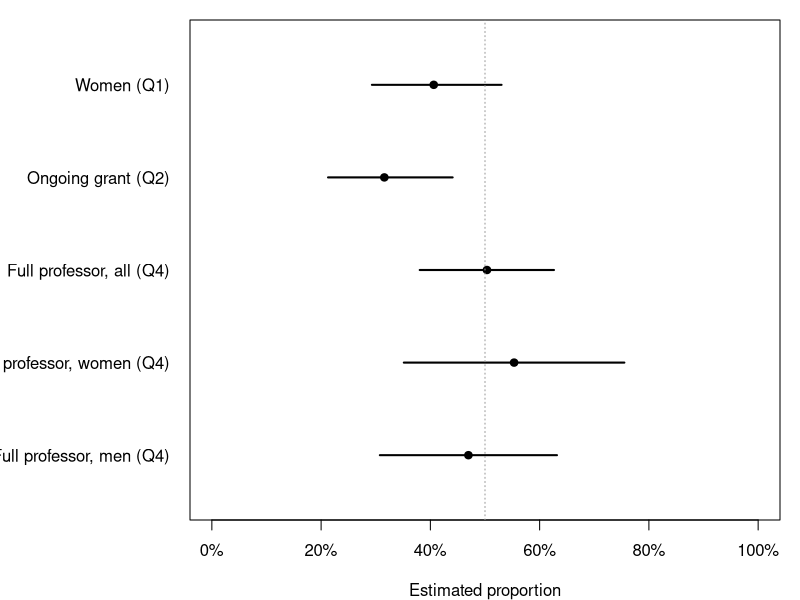

Write R code to recreate this figure.
## ---- chunk 1
#| label: libraries
#| include: false
library(knitr)
library(survey)
## ---- chunk 2
library(survey)
knitr::opts_chunk$set(echo = FALSE, message = FALSE, warning = FALSE)

# Rebuild the strata exactly as in analysis.Rmd (pooled small units)
frame <- read.csv("faculty_counts.csv", stringsAsFactors = FALSE)
pool <- list(
  "Military & PE (pooled)" = c("Air Force ROTC", "Army ROTC", "Navy ROTC",
                               "Health, Wellness & Physical Education"),
  "Small languages (pooled)" = c("International Comparative Studies",
                                 "Slavic & Eurasian Studies", "Romance Studies",
                                 "German Studies"),
  "Dance & Theater (pooled)" = c("Dance", "Theater Studies"),
  "Education & Gender Studies (pooled)" = c("Education",
                                            "Gender, Sexuality & Feminist Studies"),
  "Classical & Religious Studies (pooled)" = c("Classical Studies",
                                               "Religious Studies"))
frame$stratum <- frame$department
for (s in names(pool)) frame$stratum[frame$department %in% pool[[s]]] <- s
N_h <- tapply(frame$total_faculty, frame$stratum, sum)

dat <- read.csv("data.csv", na.strings = c("NA", ""), stringsAsFactors = FALSE)
stopifnot(all(dat$stratum %in% names(N_h)))
n_h <- table(dat$stratum)
dat$N_h <- as.numeric(N_h[dat$stratum])
dat$weight <- dat$N_h / as.numeric(n_h[dat$stratum])
dat$years_since_phd <- ifelse(dat$has_phd %in% 1, 2026 - dat$phd_year, NA)
dat$sex <- factor(dat$female, levels = c(0, 1), labels = c("Men", "Women"))
dat$emeritus <- grepl("meritus", dat$rank_title) | grepl("^Emeritus", dat$notes)
dat$double_listed <- grepl("roster", dat$notes, ignore.case = TRUE) & !dat$emeritus
des <- svydesign(ids = ~1, strata = ~stratum, weights = ~weight,
                 fpc = ~N_h, data = dat)

# helpers for inline numbers
pct <- function(x, d = 1) sprintf("%.*f%%", d, 100 * as.numeric(x))
ci_pct <- function(ci) sprintf("%.1f%% to %.1f%%", 100 * ci[1], 100 * ci[2])

# estimates
d1 <- subset(des, !is.na(female))
q1 <- svyciprop(~female, d1);                        q1_ci <- confint(q1)
d2 <- subset(des, !is.na(ongoing_grant_2026))
q2 <- svyciprop(~ongoing_grant_2026, d2);            q2_ci <- confint(q2)
d3 <- subset(des, has_phd %in% 1 & !is.na(years_since_phd))
q3 <- svymean(~years_since_phd, d3);                 q3_ci <- confint(q3)
q3b <- svyciprop(~I(has_phd == 1), subset(des, !is.na(has_phd)))
q3b_ci <- confint(q3b)
d4 <- subset(des, !is.na(female) & !is.na(full_professor))
q4 <- svyciprop(~full_professor, d4);                q4_ci <- confint(q4)
q4_by <- svyby(~full_professor, ~sex, d4, svymean, vartype = c("se", "ci"),
               covmat = TRUE)
q4_diff <- svycontrast(q4_by, c(-1, 1))
q4_test <- svychisq(~full_professor + sex, d4)
q4_diff_ci <- as.numeric(q4_diff) + c(-1, 1) * 1.96 * as.numeric(SE(q4_diff))

# counts for the text
n_missing <- colSums(is.na(dat[, c("female", "ongoing_grant_2026", "has_phd",
                                   "phd_year", "full_professor")]))
n_phd <- sum(dat$has_phd %in% 1)
n_nophd <- sum(dat$has_phd %in% 0)
n_women <- sum(dat$female %in% 1)
n_men <- sum(dat$female %in% 0)
n_emer <- sum(dat$emeritus)
n_dbl <- sum(dat$double_listed)

# sensitivity: drop emeriti and double-listed faculty from the sample
des2 <- subset(des, !emeritus & !double_listed)
s1 <- svyciprop(~female, subset(des2, !is.na(female)))
s2 <- svyciprop(~ongoing_grant_2026, subset(des2, !is.na(ongoing_grant_2026)))
s3 <- svymean(~years_since_phd, subset(des2, has_phd %in% 1 & !is.na(years_since_phd)))
s4 <- svyciprop(~full_professor, des2)
## ---- chunk 3
res <- data.frame(
  Question = c("1. Women", "2. Ongoing grant in 2026",
               "3. Mean years since Ph.D. (Ph.D. holders)",
               "4a. Full professor, all faculty",
               "4b. Full professor, women",
               "4c. Full professor, men",
               "4d. Difference in full professors (women - men)"),
  Estimate = c(sprintf("%.1f%%", 100 * q1), sprintf("%.1f%%", 100 * q2),
               sprintf("%.1f years", coef(q3)), sprintf("%.1f%%", 100 * q4),
               sprintf("%.1f%%", 100 * q4_by$full_professor[2]),
               sprintf("%.1f%%", 100 * q4_by$full_professor[1]),
               sprintf("%.1f%%", 100 * as.numeric(q4_diff))),
  `95% CI` = c(ci_pct(q1_ci), ci_pct(q2_ci),
               sprintf("%.1f to %.1f years", q3_ci[1], q3_ci[2]),
               ci_pct(q4_ci),
               ci_pct(c(q4_by$ci_l[2], q4_by$ci_u[2])),
               ci_pct(c(q4_by$ci_l[1], q4_by$ci_u[1])),
               sprintf("%.1f%% to %.1f%%", 100 * q4_diff_ci[1], 100 * q4_diff_ci[2])),
  check.names = FALSE)
knitr::kable(res, align = "lrr", caption = "Design-based estimates with 95% confidence intervals (n = 100).")
## ---- chunk 4
est <- c(as.numeric(q1), as.numeric(q2), as.numeric(q4),
         q4_by$full_professor[2], q4_by$full_professor[1])
lo <- c(q1_ci[1], q2_ci[1], q4_ci[1], q4_by$ci_l[2], q4_by$ci_l[1])
hi <- c(q1_ci[2], q2_ci[2], q4_ci[2], q4_by$ci_u[2], q4_by$ci_u[1])
labs <- c("Women (Q1)", "Ongoing grant (Q2)", "Full professor, all (Q4)", "Full professor, women (Q4)", "Full professor, men (Q4)")
par(mar = c(4, 9.5, 1, 1))
y <- rev(seq_along(est))
plot(est, y, xlim = c(0, 1), ylim = c(0.5, length(est) + 0.5), pch = 19,
     yaxt = "n", xaxt = "n", xlab = "Estimated proportion", ylab = "")
segments(lo, y, hi, y, lwd = 2)
axis(1, at = seq(0, 1, 0.2), labels = paste0(seq(0, 100, 20), "%"))
axis(2, at = y, labels = labs, las = 1, tick = FALSE)
abline(v = 0.5, lty = 3, col = "grey60")
## ---- chunk 5
#| label: allocation
#| echo: true
frame <- read.csv("faculty_counts.csv", stringsAsFactors = FALSE)
N <- sum(frame$total_faculty)
n <- 100

# Pool units too small to receive 2 sampled faculty on their own
pool <- list(
  "Military & PE (pooled)" = c("Air Force ROTC", "Army ROTC", "Navy ROTC",
                               "Health, Wellness & Physical Education"),
  "Small languages (pooled)" = c("International Comparative Studies",
                                 "Slavic & Eurasian Studies", "Romance Studies",
                                 "German Studies"),
  "Dance & Theater (pooled)" = c("Dance", "Theater Studies"),
  "Education & Gender Studies (pooled)" = c("Education",
                                            "Gender, Sexuality & Feminist Studies"),
  "Classical & Religious Studies (pooled)" = c("Classical Studies",
                                               "Religious Studies")
)
frame$stratum <- frame$department
for (s in names(pool)) frame$stratum[frame$department %in% pool[[s]]] <- s

strata <- aggregate(total_faculty ~ stratum, data = frame, FUN = sum)
names(strata)[2] <- "N_h"

# Proportional allocation with largest-remainder rounding
strata$exact <- n * strata$N_h / N
strata$n_h <- floor(strata$exact)
short <- n - sum(strata$n_h)
bump <- order(strata$exact - strata$n_h, decreasing = TRUE)[seq_len(short)]
strata$n_h[bump] <- strata$n_h[bump] + 1

# Inclusion probabilities and design weights
strata$pi <- strata$n_h / strata$N_h
strata$weight <- strata$N_h / strata$n_h

stopifnot(sum(strata$n_h) == n, all(strata$n_h >= 2),
          isTRUE(all.equal(sum(strata$n_h * strata$weight), N)))
## ---- chunk 6
#| label: alloc-table
kable(strata[order(strata$stratum),
             c("stratum", "N_h", "exact", "n_h", "pi", "weight")],
      row.names = FALSE, digits = c(0, 0, 2, 0, 3, 2),
      col.names = c("Stratum", "$N_h$", "$nN_h/N$", "$n_h$",
                    "$\\pi_i = n_h/N_h$", "$1/\\pi_i = N_h/n_h$"),
      caption = "Proportional allocation and design weights by stratum")
